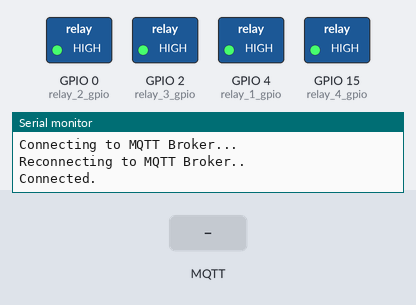
A sketch run on a simulated ESP32. Shown: switched loads named in the sketch (green lamp = pin HIGH), the last lines printed to the serial monitor. The inputs (shaded band) are chosen by the test bench. WiFi joins after 1.5 s; servers stay silent unless stated; random numbers use the default seed unless the sketch sets one; no MQTT or app messages arrive unless stated.

Above: at 2.7 s.
2.8 s: MQTT message "1" arrives on the first subscribed topic
At 2.92 s:
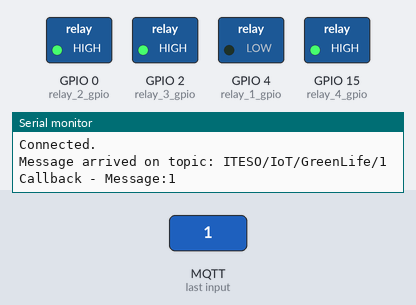
4.5 s: MQTT message "on" arrives on the second subscribed topic
At 4.62 s:
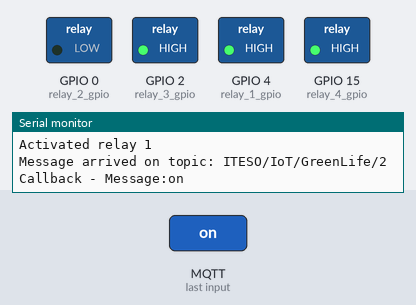
6.2 s: MQTT message "off" arrives on the third subscribed topic
At 6.32 s:
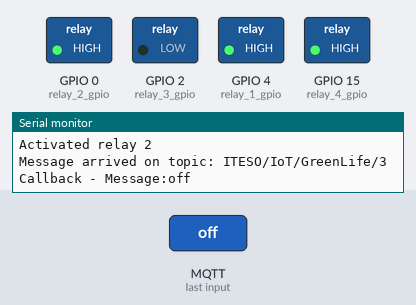
Timing chart, 0 to 9.2 s (numbered marks = the images above; inputs shaded):
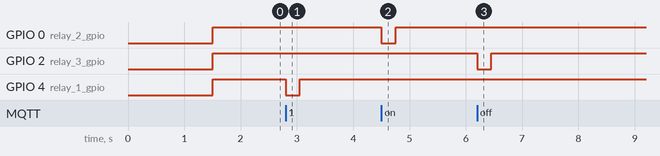

Measured:
- after the input at 2.8 s, GPIO 4 (relay_1_gpio): HIGH → LOW at once, → HIGH 0.25 s later
- after the input at 4.5 s, GPIO 0 (relay_2_gpio): HIGH → LOW at once, → HIGH 0.25 s later
- after the input at 6.2 s, GPIO 2 (relay_3_gpio): HIGH → LOW at once, → HIGH 0.25 s later

The sketch:

project2.ino
```cpp
#include <Arduino.h>
#include <WiFi.h>
#include <PubSubClient.h>

long last_time = 0;
const int plant_1_gpio = 36;
const int plant_2_gpio = 39;
const int plant_3_gpio = 34;
const int plant_4_gpio = 35;

const int relay_1_gpio = 4;
const int relay_2_gpio = 0;
const int relay_3_gpio = 2;
const int relay_4_gpio = 15;

int plant_1 = 0;
int plant_2 = 0;
int plant_3 = 0;
int plant_4 = 0;

char value[10];

const char *SSID = "inalambrica";
const char *PWD = "silvia25";
void connectToWiFi() {
  Serial.print("Connecting to ");

  WiFi.begin(SSID, PWD);
  Serial.println(SSID);
  while (WiFi.status() != WL_CONNECTED) {
    Serial.print(".");
    delay(500);
  }
  Serial.print("Connected.");

}

// MQTT client
WiFiClient wifiClient;
WiFiClient wifiClient2;
PubSubClient mqttClient(wifiClient);
PubSubClient mqttClient2(wifiClient2);
char *mqttServer = "broker.hivemq.com";
int mqttPort = 1883;
void setupMQTT() {
  mqttClient.setServer(mqttServer, mqttPort);
  // set the callback function
  mqttClient.setCallback(callback);

  mqttClient2.setServer("mqtt.thingspeak.com", mqttPort);
  // set the callback function
  mqttClient2.setCallback(callback2);
}

void setup() {
  Serial.begin(115200);
  connectToWiFi();
  setupMQTT();

  pinMode(relay_1_gpio, OUTPUT);
  pinMode(relay_2_gpio, OUTPUT);
  pinMode(relay_3_gpio, OUTPUT);
  pinMode(relay_4_gpio, OUTPUT);

  digitalWrite(relay_1_gpio, HIGH);
  digitalWrite(relay_2_gpio, HIGH);
  digitalWrite(relay_3_gpio, HIGH);
  digitalWrite(relay_4_gpio, HIGH);
}

void reconnect() {
  Serial.println("Connecting to MQTT Broker...");
  while (!mqttClient.connected()) {
      Serial.println("Reconnecting to MQTT Broker..");
      String clientId = "ESP32Client-";
      clientId += String(random(0xffff), HEX);

      if (mqttClient.connect(clientId.c_str())) {
        Serial.println("Connected.");
        // subscribe to topic
        mqttClient.subscribe("ITESO/IoT/GreenLife/1");
        mqttClient.subscribe("ITESO/IoT/GreenLife/2");
        mqttClient.subscribe("ITESO/IoT/GreenLife/3");
        mqttClient.subscribe("ITESO/IoT/GreenLife/4");
      }
  }

  Serial.println("Connecting to MQTT Broker...");
  while (!mqttClient2.connected()) {
      Serial.println("Reconnecting to MQTT Broker..");
      String clientId = "ESP32Client-";
      clientId += String(random(0xffff), HEX);

      if (mqttClient2.connect(clientId.c_str())) {
        Serial.println("Connected.");
        // subscribe to topic
      }
  }
}

void callback2(char* topic, byte* payload, unsigned int length){

}

void callback(char* topic, byte* payload, unsigned int length) {
  Serial.print("Message arrived on topic: ");
  Serial.println(topic);
  Serial.print("Callback - ");
  Serial.print("Message:");
  for (int i = 0; i < length; i++) {
    Serial.print((char)payload[i]);
  }
  Serial.println();
  if((char)topic[20] == '1'){
    digitalWrite(relay_1_gpio, LOW);
    delay(250);
    digitalWrite(relay_1_gpio, HIGH);
    Serial.println("Activated relay 1");
  }else if((char)topic[20] == '2'){
    digitalWrite(relay_2_gpio, LOW);
    delay(250);
    digitalWrite(relay_2_gpio, HIGH);
    Serial.println("Activated relay 2");
  }else if((char)topic[20] == '3'){
    digitalWrite(relay_3_gpio, LOW);
    delay(250);
    digitalWrite(relay_3_gpio, HIGH);
    Serial.println("Activated relay 3");
  }else if((char)topic[20] == '4'){
    digitalWrite(relay_4_gpio, LOW);
    delay(250);
    digitalWrite(relay_4_gpio, HIGH);
    Serial.println("Activated relay 4");
  }else{
    Serial.println("topic not supported");
  }
}

void loop() {
  if (!mqttClient.connected())
    reconnect();

  if (!mqttClient2.connected())
    reconnect();
  mqttClient.loop();
  mqttClient2.loop();

  long now = millis();
  if (now - last_time > 10000) {
    // Send data
    /*
    float temp = bme.readTemperature();
    float hum = bme.readHumidity();
    float pres = bme.readPressure() / 100;
    */
    // Publishing data throgh MQTT
    plant_1 = analogRead(plant_1_gpio);
    plant_1 = map(plant_1, 0, 4095, 100, 0);
    sprintf(value, "%i", plant_1);
    Serial.println(value);
    mqttClient2.publish("channels/1233836/publish/fields/field1/ZVCF2X9LGUJP1EZ0", value);

    plant_2 = analogRead(plant_2_gpio);
    plant_2 = map(plant_2, 0, 4095, 100, 0);
    sprintf(value, "%i", plant_2);
    Serial.println(value);
    mqttClient2.publish("channels/1233836/publish/fields/field2/ZVCF2X9LGUJP1EZ0", value);

    plant_3 = analogRead(plant_3_gpio);
    plant_3 = map(plant_3, 0, 4095, 100, 0);
    sprintf(value, "%i", plant_3);
    Serial.println(value);
    mqttClient2.publish("channels/1233836/publish/fields/field3/ZVCF2X9LGUJP1EZ0", value);

    plant_4 = analogRead(plant_4_gpio);
    plant_4 = map(plant_4, 0, 4095, 100, 0);
    sprintf(value, "%i", plant_4);
    Serial.println(value);
    mqttClient2.publish("channels/1233836/publish/fields/field4/ZVCF2X9LGUJP1EZ0", value);
    last_time = now;
  }
}
```
